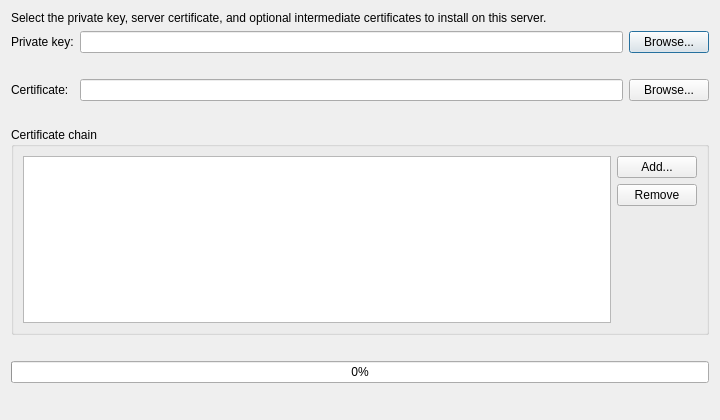
<?xml version="1.0" encoding="UTF-8"?>
<ui version="4.0">
 <class>InstallCertificateDialog</class>
 <widget class="QDialog" name="InstallCertificateDialog">
  <property name="geometry">
   <rect>
    <x>0</x>
    <y>0</y>
    <width>720</width>
    <height>420</height>
   </rect>
  </property>
  <property name="windowTitle">
   <string>Install Server Certificate</string>
  </property>
  <layout class="QVBoxLayout" name="verticalLayout">
   <item>
    <widget class="QLabel" name="blurbLabel">
     <property name="text">
      <string>Select the private key, server certificate, and optional intermediate certificates to install on this server.</string>
     </property>
     <property name="wordWrap">
      <bool>true</bool>
     </property>
    </widget>
   </item>
   <item>
    <layout class="QGridLayout" name="fileGridLayout">
     <item row="0" column="0">
      <widget class="QLabel" name="keyLabel">
       <property name="text">
        <string>Private key:</string>
       </property>
      </widget>
     </item>
     <item row="0" column="1">
      <widget class="QLineEdit" name="keyLineEdit"/>
     </item>
     <item row="0" column="2">
      <widget class="QPushButton" name="browseKeyButton">
       <property name="text">
        <string>Browse...</string>
       </property>
      </widget>
     </item>
     <item row="1" column="1" colspan="2">
      <widget class="QLabel" name="keyErrorLabel">
       <property name="styleSheet">
        <string notr="true">color: red</string>
       </property>
       <property name="text">
        <string/>
       </property>
      </widget>
     </item>
     <item row="2" column="0">
      <widget class="QLabel" name="certificateLabel">
       <property name="text">
        <string>Certificate:</string>
       </property>
      </widget>
     </item>
     <item row="2" column="1">
      <widget class="QLineEdit" name="certificateLineEdit"/>
     </item>
     <item row="2" column="2">
      <widget class="QPushButton" name="browseCertificateButton">
       <property name="text">
        <string>Browse...</string>
       </property>
      </widget>
     </item>
     <item row="3" column="1" colspan="2">
      <widget class="QLabel" name="certificateErrorLabel">
       <property name="styleSheet">
        <string notr="true">color: red</string>
       </property>
       <property name="text">
        <string/>
       </property>
      </widget>
     </item>
    </layout>
   </item>
   <item>
    <widget class="QGroupBox" name="chainGroupBox">
     <property name="title">
      <string>Certificate chain</string>
     </property>
     <layout class="QHBoxLayout" name="chainLayout">
      <item>
       <widget class="QListWidget" name="chainListWidget"/>
      </item>
      <item>
       <layout class="QVBoxLayout" name="chainButtonLayout">
        <item>
         <widget class="QPushButton" name="addChainButton">
          <property name="text">
           <string>Add...</string>
          </property>
         </widget>
        </item>
        <item>
         <widget class="QPushButton" name="removeChainButton">
          <property name="text">
           <string>Remove</string>
          </property>
         </widget>
        </item>
        <item>
         <spacer name="chainButtonSpacer">
          <property name="orientation">
           <enum>Qt::Orientation::Vertical</enum>
          </property>
          <property name="sizeHint" stdset="0">
           <size>
            <width>20</width>
            <height>40</height>
           </size>
          </property>
         </spacer>
        </item>
       </layout>
      </item>
     </layout>
    </widget>
   </item>
   <item>
    <widget class="QLabel" name="chainErrorLabel">
     <property name="styleSheet">
      <string notr="true">color: red</string>
     </property>
     <property name="text">
      <string/>
     </property>
    </widget>
   </item>
   <item>
    <widget class="QProgressBar" name="progressBar">
     <property name="value">
      <number>0</number>
     </property>
    </widget>
   </item>
   <item>
    <widget class="QLabel" name="statusLabel">
     <property name="text">
      <string/>
     </property>
    </widget>
   </item>
   <item>
    <widget class="QDialogButtonBox" name="buttonBox"/>
   </item>
  </layout>
 </widget>
 <resources/>
 <connections/>
</ui>
